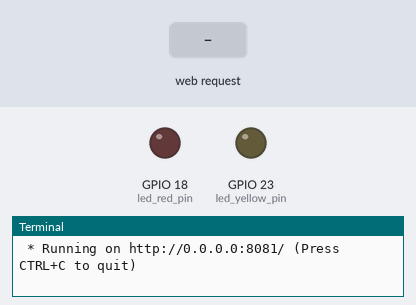
A program run on a simulated Raspberry Pi (BCM pin numbers). Parts: output pins drawn as LEDs (lit = HIGH), the last lines printed to the terminal. The inputs (shaded band) are chosen by the test bench. The clock reads 2024-03-15 10:24:30 at power-on unless the program sets it.

Above: at 1.2 s.
1.3 s: HTTP request for /led/1/true received
At 1.6 s:
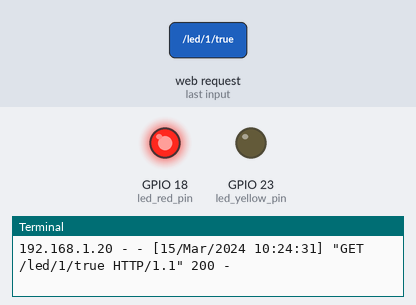
2.8 s: HTTP request for /led/2/true received
At 3.9 s:
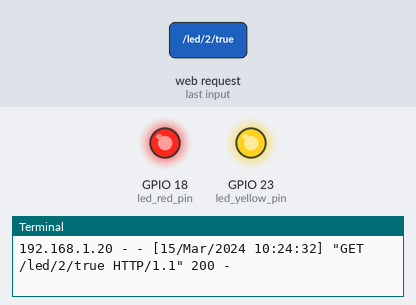
Timing chart, 0 to 5.8 s (numbered marks = the images above; inputs shaded):
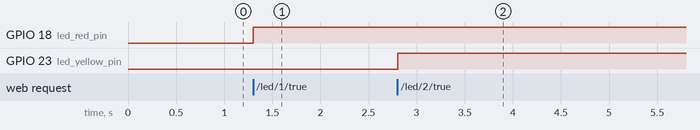

The program:

main.py
```python
import RPi.GPIO
import os, time
from bottle import route, run, template, static_file, get
from random import randint

host = "0.0.0.0"
port = 8081

led_red_pin = 18
led_yellow_pin = 23

global led_red_state
led_red_state = False
global led_yellow_state
led_yellow_state = False

RPi.GPIO.setmode(RPi.GPIO.BCM)
RPi.GPIO.setup(led_red_pin, RPi.GPIO.OUT)
RPi.GPIO.setup(led_yellow_pin, RPi.GPIO.OUT)

RPi.GPIO.output(led_red_pin, led_red_state)
RPi.GPIO.output(led_yellow_pin, led_yellow_state)


@route('/')
def index():
	return template('main.html')

# Static Routes
@get('/<filename:re:.*\.(js|css|jpg|png|gif|ico|eot|ttf|woff|svg)>')
def javascripts(filename):
    return static_file(filename, root='static')

@route('/led/<led>/<state>')
def led(led, state):
	global led_red_state
	global led_yellow_state

	if led == "1":
		if state == "true":
			RPi.GPIO.output(led_red_pin, True)
			led_red_state = True
		else:
			RPi.GPIO.output(led_red_pin, False)
			led_red_state = False

	if led == "2":
		if state == "true":
			RPi.GPIO.output(led_yellow_pin, True)
			led_yellow_state = True
		else:
			RPi.GPIO.output(led_yellow_pin, False)
			led_yellow_state = False

	return 'led' + led + ' ' + state

@route('/led/<led>')
def led(led):
	global led_red_state
	global led_yellow_state

	if led == "1":
		return str(led_red_state)

	if led == "2":
		return str(led_yellow_state)

try:
	run(host=host, port=port)
except KeyboardInterrupt:
	#cleanup
	shutdown()
except:
	shutdown()
```

Measured:
- after the input at 1.3 s, GPIO 18 (led_red_pin): LOW → HIGH at once
- after the input at 2.8 s, GPIO 23 (led_yellow_pin): LOW → HIGH at once
